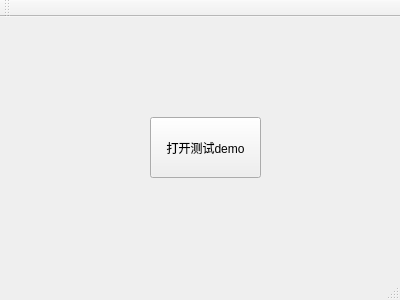
<?xml version="1.0" encoding="UTF-8"?>
<ui version="4.0">
 <class>MainWindowDemo</class>
 <widget class="QMainWindow" name="MainWindowDemo">
  <property name="geometry">
   <rect>
    <x>0</x>
    <y>0</y>
    <width>400</width>
    <height>300</height>
   </rect>
  </property>
  <property name="windowTitle">
   <string>MainWindowDemo</string>
  </property>
  <widget class="QWidget" name="centralWidget">
   <widget class="QPushButton" name="pushButton">
    <property name="geometry">
     <rect>
      <x>150</x>
      <y>100</y>
      <width>111</width>
      <height>61</height>
     </rect>
    </property>
    <property name="text">
     <string>打开测试demo</string>
    </property>
   </widget>
  </widget>
  <widget class="QMenuBar" name="menuBar">
   <property name="geometry">
    <rect>
     <x>0</x>
     <y>0</y>
     <width>400</width>
     <height>23</height>
    </rect>
   </property>
  </widget>
  <widget class="QToolBar" name="mainToolBar">
   <attribute name="toolBarArea">
    <enum>TopToolBarArea</enum>
   </attribute>
   <attribute name="toolBarBreak">
    <bool>false</bool>
   </attribute>
  </widget>
  <widget class="QStatusBar" name="statusBar"/>
 </widget>
 <layoutdefault spacing="6" margin="11"/>
 <resources/>
 <connections/>
</ui>
